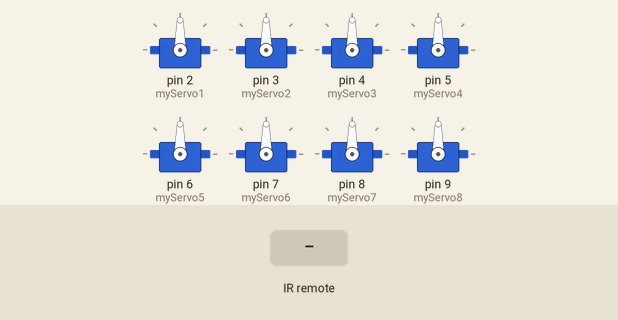
The sketch below on a simulated Arduino Uno, built with avr-gcc and run on an emulated ATmega328P. Shown: 8 × servo. The inputs (shaded band) are chosen by the test bench.

Above: at 1.2 s.
1.3 s: infrared code 0xFF629D received
At 3.1 s:
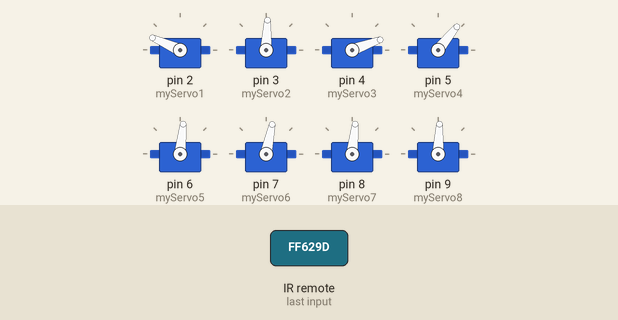
3.6 s: infrared code 0xFFA857 received
At 5.0 s:
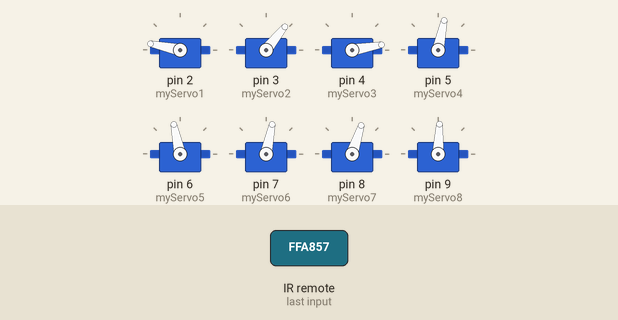
5.7 s: infrared code 0xFFC23D received
At 7.0 s:
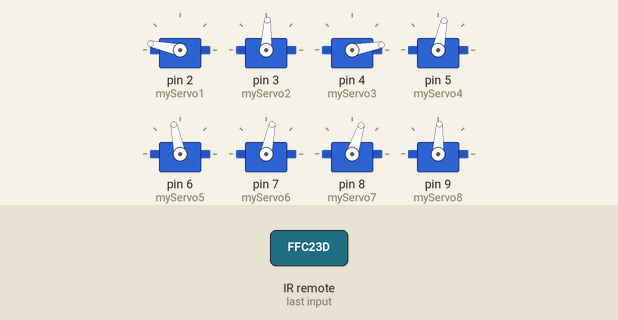
7.7 s: infrared code 0xFF22DD received
At 8.15 s:
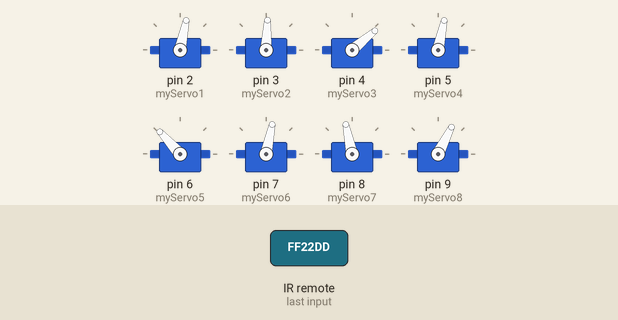
9.8 s: infrared code 0xFF6897 received
At 10.5 s:
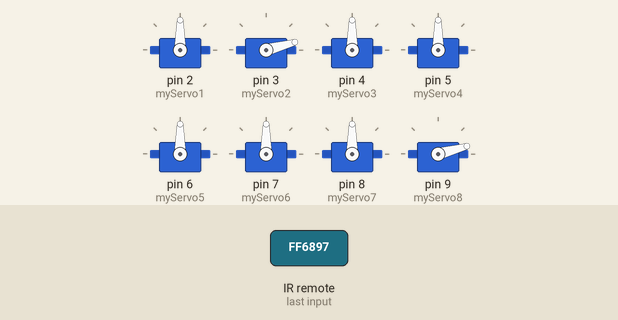
12.2 s: infrared code 0xFF9867 received
At 12.95 s:
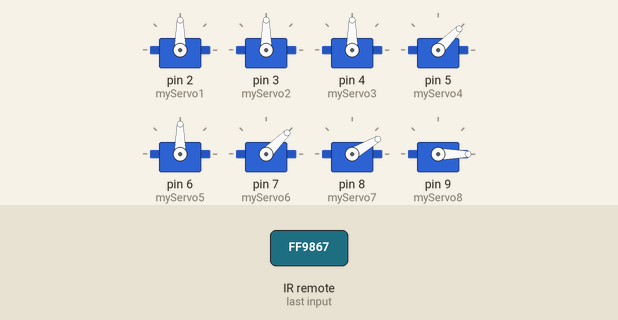
Timing chart, 0 to 15.5 s (numbered marks = the images above; inputs shaded):
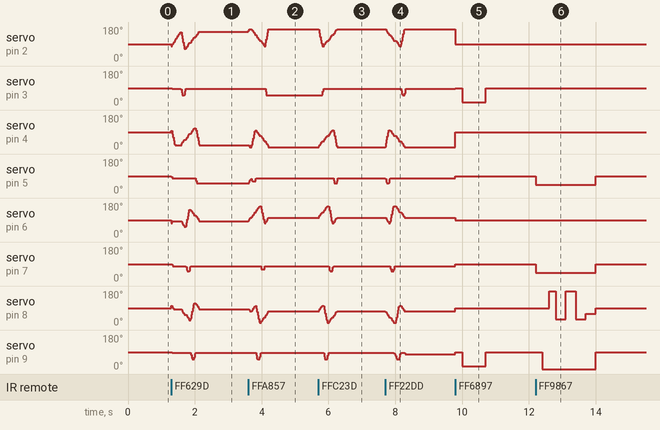

Measured:
- after the input at 1.3 s, servo on pin 3 (myServo2): 90° → 87° at once, → 51° 0.28 s later, → 87° 0.11 s later; servo on pin 5 (myServo4): 90° → 78° at once, → 51° 0.73 s later; servo on pin 9 (myServo8): 90° → 87° at once, → 51° 0.58 s later, → 87° 0.11 s later
- after the input at 3.6 s, servo on pin 3 (myServo2): 87° → 51° after 0.52 s; servo on pin 7 (myServo6): 78° → 63° after 0.39 s, → 78° 0.11 s later; servo on pin 9 (myServo8): 87° → 51° after 0.24 s, → 87° 0.11 s later
- after the input at 5.7 s, servo on pin 3 (myServo2): 51° → 87° after 0.11 s; servo on pin 4 (myServo3): rises from 10° to 100° in 0.41 s, then falls to 10° in 0.15 s
- after the input at 7.7 s, servo on pin 3 (myServo2): 87° → 51° after 0.47 s, → 87° 0.11 s later; servo on pin 4 (myServo3): rises from 10° to 100° in 0.11 s, then falls to 10° in 0.47 s; servo on pin 5 (myServo4): 78° → 51° at once, → 78° 0.11 s later; servo on pin 7 (myServo6): 78° → 51° after 0.15 s, → 78° 0.11 s later
- after the input at 9.8 s, servo on pin 2 (myServo1): 168° → 90° at once; servo on pin 3 (myServo2): 87° → 90° at once, → 15° 0.20 s later, → 90° 0.70 s later; servo on pin 4 (myServo3): 10° → 90° at once; servo on pin 5 (myServo4), servo on pin 7 (myServo6): 78° → 90° at once; servo on pin 6 (myServo5): 102° → 90° at once
- after the input at 12.2 s, servo on pin 5 (myServo4), servo on pin 7 (myServo6): 90° → 45° at once, → 90° 1.8 s later; servo on pin 8 (myServo7): 90° → 180° after 0.40 s, → 30° 0.20 s later, → 180° 0.30 s later, → 30° 0.30 s later, … (6 changes in this stretch); servo on pin 9 (myServo8): 90° → 0° after 0.20 s, → 90° 1.6 s later

The sketch:

Spider_Robot_Code.ino
```cpp
#include <IRremote.h> // include IR Remote library
#include <Servo.h>    // include servo library

//===== Globals ============================================================================

// Define USRF pins and variables
#define trigPin A3
#define echoPin A2
#define INCH 0
#define CM 1

// Define IR Remote Button Codes
#define irUp  16736925
#define irDown 16754775
#define irRight 16761405
#define irLeft 16720605
#define irOK 16712445
#define ir1 16738455
#define ir2 16750695
#define ir3 16756815
#define ir4 16724175
#define ir5 16718055
#define ir6 16743045
#define ir7 16716015
#define ir8 16726215
#define ir9 16734885
#define ir0 16730805
#define irStar 16728765
#define irPound 0000005
#define irRepeat 16732845


// calibration
int da =  -12,  // Left Front Pivot
    db =   10,  // Left Back Pivot
    dc =  -18,  // Right Back Pivot
    dd =   12;  // Right Front Pivot

// servo initial positions + calibration
int a90  = (90  + da),
    a120 = (120 + da),
    a150 = (150 + da),
    a180 = (180 + da);

int b0   = (0   + db),
    b30  = (30  + db),
    b60  = (60  + db),
    b90  = (90  + db);

int c90  = (90  + dc),
    c120 = (120 + dc),
    c150 = (150 + dc),
    c180 = (180 + dc);

int d0   = (0   + dd),
    d30  = (30  + dd),
    d60  = (60  + dd),
    d90  = (90  + dd);

// start points for servo
int s11 = 90; // Front Left Pivot Servo
int s12 = 90; // Front Left Lift Servo
int s21 = 90; // Back Left Pivot Servo
int s22 = 90; // Back Left Lift Servo
int s31 = 90; // Back Right Pivot Servo
int s32 = 90; // Back Right Lift Servo
int s41 = 90; // Front Right Pivot Servo
int s42 = 90; // Front Right Lift Servo

int f    = 0;
int b    = 0;
int l    = 0;
int r    = 0;
int spd  = 3;  // Speed of walking motion, larger the number, the slower the speed
int high = 0;   // How high the robot is standing

// Define 8 Servos
Servo myServo1; // Front Left Pivot Servo
Servo myServo2; // Front Left Lift Servo
Servo myServo3; // Back Left Pivot Servo
Servo myServo4; // Back Left Lift Servo
Servo myServo5; // Back Right Pivot Servo
Servo myServo6; // Back Right Lift Servo
Servo myServo7; // Front Right Pivot Servo
Servo myServo8; // Front Right Lift Servo

// Set up IR Sensor
int irReceiver = 12;       // Use pin D12 for IR Sensor
IRrecv irrecv(irReceiver); // create a new instance of the IR Receiver
decode_results results;

//==========================================================================================

//===== Setup ==============================================================================

void setup()
{
  // Attach servos to Arduino Pins
  myServo1.attach(2);
  myServo2.attach(3);
  myServo3.attach(4);
  myServo4.attach(5);
  myServo5.attach(6);
  myServo6.attach(7);
  myServo7.attach(8);
  myServo8.attach(9);

  pinMode(trigPin, OUTPUT);
  pinMode(echoPin, INPUT);

  irrecv.enableIRIn(); //start the receiver

  Serial.begin (9600);

}//setup

//==========================================================================================

//== Loop ==================================================================================

void loop()
{
  unsigned long value;
  unsigned long lastValue;

  center_servos();  // Center all servos
  high = 15;        // Set hight to 15
  spd = 3;          // Set speed to 3

  while (1 == 1)    // Loop forever
  {
    if (irrecv.decode(&results)) // If we have received an IR signal
    {
      value = results.value;

      if (value == irRepeat)
        value = lastValue;

      switch (value)
      {
        case irUp:
          lastValue = irUp;
          forward();
          break;

        case irDown:
          lastValue = irDown;
          back();
          break;

        case irRight:
          lastValue = irRight;
          turn_right();
          break;

        case irLeft:
          lastValue = irLeft;
          turn_left();
          break;

        case irOK:
          lastValue = irOK;
          break;

        case ir1:
          lastValue = ir1;
          bow();
          break;

        case ir2:
          lastValue = ir2;
          wave();
          break;

        case ir3:
          lastValue = ir3;
          increase_speed();
          break;

        case ir4:
          lastValue = ir4;
          break;

        case ir5:
          lastValue = ir5;
          break;

        case ir6:
          lastValue = ir6;
          decrease_speed();
          break;

        case ir7:
          lastValue = ir7;
          break;

        case ir8:
          lastValue = ir8;
          dance();
          break;

        case ir9:
          lastValue = ir9;
          break;

        case ir0:
          lastValue = ir0;
          center_servos();
          break;

        case irStar:
          lastValue = irStar;
          trim_left();
          break;

        case irPound:
          lastValue = irPound;
          trim_right();
          break;

        default:
          break;
      }

      irrecv.resume(); //next value
      delay(50);  // Pause for 50ms before executing next movement

    }// if irrecv.decode
  }//while

}//loop

void dance()
{
  center_servos();
  delay(100);
  lean_left();
  delay(300);
  lean_right();
  delay(300);
  lean_left();
  delay(300);
  lean_right();
  delay(300);
  lean_left();
  delay(300);
  lean_right();
  delay(300);
  lean_left();
  delay(300);
  lean_right();
  delay(800);
  center_servos();
  delay(300);
  bow();
  center_servos();
}

//== Wave ==================================================================================

void wave()
{
  /*
  myServo1 - Front Left Pivot Servo
  myServo2 - Front Left Lift Servo
  myServo3 - Back Left Pivot Servo
  myServo4 - Back Left Lift Servo
  myServo5 - Back Right Pivot Servo
  myServo6 - Back Right Lift Servo
  myServo7 - Front Right Pivot Servo
  myServo8 - Front Right Lift Servo
  */

  center_servos();
  myServo4.write(45);
  myServo6.write(45);
  delay(200);
  myServo8.write(0);
  delay(200);
  myServo7.write(180);
  delay(200);
  myServo7.write(30);
  delay(300);
  myServo7.write(180);
  delay(300);
  myServo7.write(30);
  delay(300);
  myServo7.write(s41);
  delay(300);
  myServo8.write(s42);
  center_servos();

}

//== Bow ===================================================================================

void bow()
{
  center_servos();
  delay(200);
  myServo2.write(15);
  myServo8.write(15);
  delay(700);
  myServo2.write(90);
  myServo8.write(90);
  delay(700);
}

//== Lean_Left =============================================================================

void lean_left()
{
  myServo2.write(15);
  myServo4.write(15);
  myServo6.write(150);
  myServo8.write(150);
}

//== Lean_Right ============================================================================

void lean_right()
{
  myServo2.write(150);
  myServo4.write(150);
  myServo6.write(15);
  myServo8.write(15);
}

//== Lean_Left =============================================================================

void trim_left()
{
  da--; // Left Front Pivot
  db--; // Left Back Pivot
  dc--; // Right Back Pivot
  dd--; // Right Front Pivot
}

//== Lean_Right ============================================================================

void trim_right()
{
  da++; // Left Front Pivot
  db++; // Left Back Pivot
  dc++; // Right Back Pivot
  dd++; // Right Front Pivot
}

//== Forward ===============================================================================

void forward()
{
  // calculation of points

  // Left Front Pivot
  a90 = (90 + da),
  a120 = (120 + da),
  a150 = (150 + da),
  a180 = (180 + da);

  // Left Back Pivot
  b0 = (0 + db),
  b30 = (30 + db),
  b60 = (60 + db),
  b90 = (90 + db);

  // Right Back Pivot
  c90 = (90 + dc),
  c120 = (120 + dc),
  c150 = (150 + dc),
  c180 = (180 + dc);

  // Right Front Pivot
  d0 = (0 + dd),
  d30 = (30 + dd),
  d60 = (60 + dd),
  d90 = (90 + dd);

  // set servo positions and speeds needed to walk forward one step
  // (LFP,  LBP, RBP,  RFP, LFL, LBL, RBL, RFL, S1, S2, S3, S4)
  srv(a180, b0 , c120, d60, 42,  33,  33,  42,  1,  3,  1,  1);
  srv( a90, b30, c90,  d30, 6,   33,  33,  42,  3,  1,  1,  1);
  srv( a90, b30, c90,  d30, 42,  33,  33,  42,  3,  1,  1,  1);
  srv(a120, b60, c180, d0,  42,  33,  6,   42,  1,  1,  3,  1);
  srv(a120, b60, c180, d0,  42,  33,  33,  42,  1,  1,  3,  1);
  srv(a150, b90, c150, d90, 42,  33,  33,  6,   1,  1,  1,  3);
  srv(a150, b90, c150, d90, 42,  33,  33,  42,  1,  1,  1,  3);
  srv(a180, b0,  c120, d60, 42,  6,   33,  42,  1,  3,  1,  1);
  //srv(a180, b0,  c120, d60, 42,  15,  33,  42,  1,  3,  1,  1);

}

//== Back ==================================================================================

void back ()
{
  // set servo positions and speeds needed to walk backward one step
  // (LFP,  LBP, RBP,  RFP, LFL, LBL, RBL, RFL, S1, S2, S3, S4)
  srv(180, 0,  120, 60, 42, 33, 33, 42, 3,  1, 1, 1);
  srv(150, 90, 150, 90, 42, 18, 33, 42, 1,  3, 1, 1);
  srv(150, 90, 150, 90, 42, 33, 33, 42, 1,  3, 1, 1);
  srv(120, 60, 180, 0,  42, 33, 33, 6,  1,  1, 1, 3);
  srv(120, 60, 180, 0,  42, 33, 33, 42, 1,  1, 1, 3);
  srv(90,  30, 90,  30, 42, 33, 18, 42, 1,  1, 3, 1);
  srv(90,  30, 90,  30, 42, 33, 33, 42, 1,  1, 3, 1);
  srv(180, 0,  120, 60, 6,  33, 33, 42, 3,  1, 1, 1);

}

//== Left =================================================================================

void turn_left ()
{
  // set servo positions and speeds needed to turn left one step
  // (LFP,  LBP, RBP,  RFP, LFL, LBL, RBL, RFL, S1, S2, S3, S4)
  srv(150,  90, 90,  30, 42, 6,  33, 42, 1, 3, 1, 1);
  srv(150,  90, 90,  30, 42, 33, 33, 42, 1, 3, 1, 1);
  srv(120,  60, 180, 0,  42, 33, 6,  42, 1, 1, 3, 1);
  srv(120,  60, 180, 0,  42, 33, 33, 24, 1, 1, 3, 1);
  srv(90,   30, 150, 90, 42, 33, 33, 6,  1, 1, 1, 3);
  srv(90,   30, 150, 90, 42, 33, 33, 42, 1, 1, 1, 3);
  srv(180,  0,  120, 60, 6,  33, 33, 42, 3, 1, 1, 1);
  srv(180,  0,  120, 60, 42, 33, 33, 33, 3, 1, 1, 1);
}

//== Right ================================================================================

void turn_right ()
{
  // set servo positions and speeds needed to turn right one step
  // (LFP,  LBP, RBP,  RFP, LFL, LBL, RBL, RFL, S1, S2, S3, S4)
  srv( 90, 30, 150, 90, 6,  33, 33, 42, 3, 1, 1, 1);
  srv( 90, 30, 150, 90, 42, 33, 33, 42, 3, 1, 1, 1);
  srv(120, 60, 180, 0,  42, 33, 33, 6,  1, 1, 1, 3);
  srv(120, 60, 180, 0,  42, 33, 33, 42, 1, 1, 1, 3);
  srv(150, 90, 90,  30, 42, 33, 6,  42, 1, 1, 3, 1);
  srv(150, 90, 90,  30, 42, 33, 33, 42, 1, 1, 3, 1);
  srv(180, 0,  120, 60, 42, 6,  33, 42, 1, 3, 1, 1);
  srv(180, 0,  120, 60, 42, 33, 33, 42, 1, 3, 1, 1);
}

//== Center Servos ========================================================================

void center_servos()
{
  myServo1.write(90);
  myServo2.write(90);
  myServo3.write(90);
  myServo4.write(90);
  myServo5.write(90);
  myServo6.write(90);
  myServo7.write(90);
  myServo8.write(90);

  int s11 = 90; // Front Left Pivot Servo
  int s12 = 90; // Front Left Lift Servo
  int s21 = 90; // Back Left Pivot Servo
  int s22 = 90; // Back Left Lift Servo
  int s31 = 90; // Back Right Pivot Servo
  int s32 = 90; // Back Right Lift Servo
  int s41 = 90; // Front Right Pivot Servo
  int s42 = 90; // Front Right Lift Servo
}

//== Increase Speed ========================================================================

void increase_speed()
{
  if (spd > 3)
    spd--;
}

//== Decrease Speed ========================================================================

void decrease_speed()
{
  if (spd < 50)
    spd++;
}

//== Srv ===================================================================================

void srv( int  p11, int p21, int p31, int p41, int p12, int p22, int p32, int p42, int sp1, int sp2, int sp3, int sp4)
{

  // p11: Front Left Pivot Servo
  // p21: Back Left Pivot Servo
  // p31: Back Right Pivot Servo
  // p41: Front Right Pivot Servo
  // p12: Front Left Lift Servo
  // p22: Back Left Lift Servo
  // p32: Back Right Lift Servo
  // p42: Front Right Lift Servo
  // sp1: Speed 1
  // sp2: Speed 2
  // sp3: Speed 3
  // sp4: Speed 4

  // Multiply lift servo positions by manual height adjustment
  p12 = p12 + high * 3;
  p22 = p22 + high * 3;
  p32 = p32 + high * 3;
  p42 = p42 + high * 3;

  while ((s11 != p11) || (s21 != p21) || (s31 != p31) || (s41 != p41) || (s12 != p12) || (s22 != p22) || (s32 != p32) || (s42 != p42))
  {

    // Front Left Pivot Servo
    if (s11 < p11)            // if servo position is less than programmed position
    {
      if ((s11 + sp1) <= p11)
        s11 = s11 + sp1;      // set servo position equal to servo position plus speed constant
      else
        s11 = p11;
    }

    if (s11 > p11)            // if servo position is greater than programmed position
    {
      if ((s11 - sp1) >= p11)
        s11 = s11 - sp1;      // set servo position equal to servo position minus speed constant
      else
        s11 = p11;
    }

    // Back Left Pivot Servo
    if (s21 < p21)
    {
      if ((s21 + sp2) <= p21)
        s21 = s21 + sp2;
      else
        s21 = p21;
    }

    if (s21 > p21)
    {
      if ((s21 - sp2) >= p21)
        s21 = s21 - sp2;
      else
        s21 = p21;
    }

    // Back Right Pivot Servo
    if (s31 < p31)
    {
      if ((s31 + sp3) <= p31)
        s31 = s31 + sp3;
      else
        s31 = p31;
    }

    if (s31 > p31)
    {
      if ((s31 - sp3) >= p31)
        s31 = s31 - sp3;
      else
        s31 = p31;
    }

    // Front Right Pivot Servo
    if (s41 < p41)
    {
      if ((s41 + sp4) <= p41)
        s41 = s41 + sp4;
      else
        s41 = p41;
    }

    if (s41 > p41)
    {
      if ((s41 - sp4) >= p41)
        s41 = s41 - sp4;
      else
        s41 = p41;
    }

    // Front Left Lift Servo
    if (s12 < p12)
    {
      if ((s12 + sp1) <= p12)
        s12 = s12 + sp1;
      else
        s12 = p12;
    }

    if (s12 > p12)
    {
      if ((s12 - sp1) >= p12)
        s12 = s12 - sp1;
      else
        s12 = p12;
    }

    // Back Left Lift Servo
    if (s22 < p22)
    {
      if ((s22 + sp2) <= p22)
        s22 = s22 + sp2;
      else
        s22 = p22;
    }

    if (s22 > p22)
    {
      if ((s22 - sp2) >= p22)
        s22 = s22 - sp2;
      else
        s22 = p22;
    }

    // Back Right Lift Servo
    if (s32 < p32)
    {
      if ((s32 + sp3) <= p32)
        s32 = s32 + sp3;
      else
        s32 = p32;
    }

    if (s32 > p32)
    {
      if ((s32 - sp3) >= p32)
        s32 = s32 - sp3;
      else
        s32 = p32;
    }

    // Front Right Lift Servo
    if (s42 < p42)
    {
      if ((s42 + sp4) <= p42)
        s42 = s42 + sp4;
      else
        s42 = p42;
    }

    if (s42 > p42)
    {
      if ((s42 - sp4) >= p42)
        s42 = s42 - sp4;
      else
        s42 = p42;
    }

    // Write Pivot Servo Values
    myServo1.write(s11 + da);
    myServo3.write(s21 + db);
    myServo5.write(s31 + dc);
    myServo7.write(s41 + dd);

    // Write Lift Servos Values
    myServo2.write(s12);
    myServo4.write(s22);
    myServo6.write(s32);
    myServo8.write(s42);

    delay(spd); // Delay before next movement

  }//while
} //srv

//== USRF Function ========================================================================

long get_distance(bool unit)
{
  // if unit == 0 return inches, else return cm

  long duration = 0,
       cm = 0,
       inches = 0;

  // The sensor is triggered by a HIGH pulse of 10 or more microseconds.
  // Give a short LOW pulse beforehand to ensure a clean HIGH pulse:
  digitalWrite(trigPin, LOW);
  delayMicroseconds(5);
  digitalWrite(trigPin, HIGH);
  delayMicroseconds(10);
  digitalWrite(trigPin, LOW);

  // Read the signal from the sensor: a HIGH pulse whose
  // duration is the time (in microseconds) from the sending
  // of the ping to the reception of its echo off of an object.
  pinMode(echoPin, INPUT);
  duration = pulseIn(echoPin, HIGH);

  // convert the time into a distance
  cm = (duration / 2) / 29.1;
  inches = (duration / 2) / 74;

  if (unit == INCH)
    return inches;
  else
    return cm;
}
```
